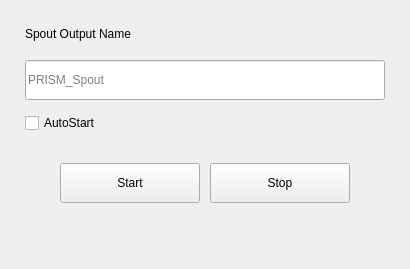
<?xml version="1.0" encoding="UTF-8"?>
<ui version="4.0">
 <class>win_spout_output_settings</class>
 <widget class="QWidget" name="win_spout_output_settings">
  <property name="windowModality">
   <enum>Qt::NonModal</enum>
  </property>
  <property name="geometry">
   <rect>
    <x>0</x>
    <y>0</y>
    <width>410</width>
    <height>269</height>
   </rect>
  </property>
  <property name="windowTitle">
   <string>Win Spout Output Settings</string>
  </property>
  <layout class="QGridLayout" name="gridLayout">
   <property name="leftMargin">
    <number>0</number>
   </property>
   <property name="topMargin">
    <number>0</number>
   </property>
   <property name="rightMargin">
    <number>0</number>
   </property>
   <property name="bottomMargin">
    <number>0</number>
   </property>
   <property name="spacing">
    <number>0</number>
   </property>
   <item row="0" column="0">
    <spacer name="horizontalSpacer_2">
     <property name="orientation">
      <enum>Qt::Horizontal</enum>
     </property>
     <property name="sizeType">
      <enum>QSizePolicy::Fixed</enum>
     </property>
     <property name="sizeHint" stdset="0">
      <size>
       <width>25</width>
       <height>20</height>
      </size>
     </property>
    </spacer>
   </item>
   <item row="0" column="1">
    <layout class="QVBoxLayout" name="verticalLayout" stretch="0,0,0,0,0,0,0,0,0">
     <property name="spacing">
      <number>0</number>
     </property>
     <property name="leftMargin">
      <number>0</number>
     </property>
     <item>
      <spacer name="verticalSpacer_3">
       <property name="orientation">
        <enum>Qt::Vertical</enum>
       </property>
       <property name="sizeType">
        <enum>QSizePolicy::Fixed</enum>
       </property>
       <property name="sizeHint" stdset="0">
        <size>
         <width>20</width>
         <height>24</height>
        </size>
       </property>
      </spacer>
     </item>
     <item>
      <widget class="QLabel" name="label_spoutname">
       <property name="sizePolicy">
        <sizepolicy hsizetype="Expanding" vsizetype="Fixed">
         <horstretch>0</horstretch>
         <verstretch>0</verstretch>
        </sizepolicy>
       </property>
       <property name="minimumSize">
        <size>
         <width>106</width>
         <height>20</height>
        </size>
       </property>
       <property name="maximumSize">
        <size>
         <width>385</width>
         <height>20</height>
        </size>
       </property>
       <property name="text">
        <string>Spout Output Name</string>
       </property>
       <property name="indent">
        <number>-1</number>
       </property>
      </widget>
     </item>
     <item>
      <spacer name="verticalSpacer">
       <property name="orientation">
        <enum>Qt::Vertical</enum>
       </property>
       <property name="sizeType">
        <enum>QSizePolicy::Fixed</enum>
       </property>
       <property name="sizeHint" stdset="0">
        <size>
         <width>20</width>
         <height>16</height>
        </size>
       </property>
      </spacer>
     </item>
     <item>
      <widget class="QLineEdit" name="lineEdit_spoutname">
       <property name="enabled">
        <bool>true</bool>
       </property>
       <property name="sizePolicy">
        <sizepolicy hsizetype="Fixed" vsizetype="Fixed">
         <horstretch>0</horstretch>
         <verstretch>0</verstretch>
        </sizepolicy>
       </property>
       <property name="minimumSize">
        <size>
         <width>360</width>
         <height>40</height>
        </size>
       </property>
       <property name="maximumSize">
        <size>
         <width>360</width>
         <height>40</height>
        </size>
       </property>
       <property name="placeholderText">
        <string>PRISM_Spout</string>
       </property>
      </widget>
     </item>
     <item>
      <spacer name="verticalSpacer_2">
       <property name="orientation">
        <enum>Qt::Vertical</enum>
       </property>
       <property name="sizeType">
        <enum>QSizePolicy::Fixed</enum>
       </property>
       <property name="sizeHint" stdset="0">
        <size>
         <width>20</width>
         <height>13</height>
        </size>
       </property>
      </spacer>
     </item>
     <item>
      <widget class="QCheckBox" name="checkBox_auto">
       <property name="sizePolicy">
        <sizepolicy hsizetype="Expanding" vsizetype="Fixed">
         <horstretch>0</horstretch>
         <verstretch>0</verstretch>
        </sizepolicy>
       </property>
       <property name="minimumSize">
        <size>
         <width>110</width>
         <height>20</height>
        </size>
       </property>
       <property name="maximumSize">
        <size>
         <width>385</width>
         <height>20</height>
        </size>
       </property>
       <property name="text">
        <string>AutoStart</string>
       </property>
      </widget>
     </item>
     <item>
      <spacer name="verticalSpacer_4">
       <property name="orientation">
        <enum>Qt::Vertical</enum>
       </property>
       <property name="sizeType">
        <enum>QSizePolicy::Fixed</enum>
       </property>
       <property name="sizeHint" stdset="0">
        <size>
         <width>20</width>
         <height>30</height>
        </size>
       </property>
      </spacer>
     </item>
     <item>
      <layout class="QHBoxLayout" name="horizontalLayout">
       <property name="spacing">
        <number>0</number>
       </property>
       <property name="sizeConstraint">
        <enum>QLayout::SetFixedSize</enum>
       </property>
       <property name="leftMargin">
        <number>0</number>
       </property>
       <property name="topMargin">
        <number>0</number>
       </property>
       <property name="rightMargin">
        <number>0</number>
       </property>
       <property name="bottomMargin">
        <number>0</number>
       </property>
       <item>
        <spacer name="horizontalSpacer">
         <property name="orientation">
          <enum>Qt::Horizontal</enum>
         </property>
         <property name="sizeType">
          <enum>QSizePolicy::Fixed</enum>
         </property>
         <property name="sizeHint" stdset="0">
          <size>
           <width>35</width>
           <height>20</height>
          </size>
         </property>
        </spacer>
       </item>
       <item>
        <widget class="QPushButton" name="pushButton_start">
         <property name="sizePolicy">
          <sizepolicy hsizetype="Fixed" vsizetype="Fixed">
           <horstretch>0</horstretch>
           <verstretch>0</verstretch>
          </sizepolicy>
         </property>
         <property name="minimumSize">
          <size>
           <width>140</width>
           <height>40</height>
          </size>
         </property>
         <property name="maximumSize">
          <size>
           <width>140</width>
           <height>40</height>
          </size>
         </property>
         <property name="text">
          <string>Start</string>
         </property>
        </widget>
       </item>
       <item>
        <spacer name="horizontalSpacer_3">
         <property name="orientation">
          <enum>Qt::Horizontal</enum>
         </property>
         <property name="sizeType">
          <enum>QSizePolicy::Fixed</enum>
         </property>
         <property name="sizeHint" stdset="0">
          <size>
           <width>10</width>
           <height>20</height>
          </size>
         </property>
        </spacer>
       </item>
       <item>
        <widget class="QPushButton" name="pushButton_stop">
         <property name="sizePolicy">
          <sizepolicy hsizetype="Fixed" vsizetype="Fixed">
           <horstretch>0</horstretch>
           <verstretch>0</verstretch>
          </sizepolicy>
         </property>
         <property name="minimumSize">
          <size>
           <width>140</width>
           <height>40</height>
          </size>
         </property>
         <property name="maximumSize">
          <size>
           <width>140</width>
           <height>40</height>
          </size>
         </property>
         <property name="text">
          <string>Stop</string>
         </property>
        </widget>
       </item>
       <item>
        <spacer name="horizontalSpacer_4">
         <property name="orientation">
          <enum>Qt::Horizontal</enum>
         </property>
         <property name="sizeType">
          <enum>QSizePolicy::Expanding</enum>
         </property>
         <property name="sizeHint" stdset="0">
          <size>
           <width>0</width>
           <height>20</height>
          </size>
         </property>
        </spacer>
       </item>
      </layout>
     </item>
     <item>
      <spacer name="verticalSpacer_5">
       <property name="orientation">
        <enum>Qt::Vertical</enum>
       </property>
       <property name="sizeType">
        <enum>QSizePolicy::Expanding</enum>
       </property>
       <property name="sizeHint" stdset="0">
        <size>
         <width>20</width>
         <height>0</height>
        </size>
       </property>
      </spacer>
     </item>
    </layout>
   </item>
  </layout>
 </widget>
 <layoutdefault spacing="6" margin="11"/>
 <resources/>
 <connections/>
</ui>
